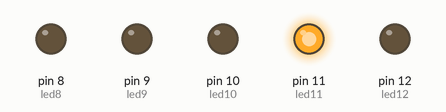
Bench run of a sketch on a simulated Arduino Uno, built with avr-gcc and run on an emulated ATmega328P. Shown: output pins drawn as LEDs (lit = HIGH).

Above: at 0.2 s.
At 0.85 s:
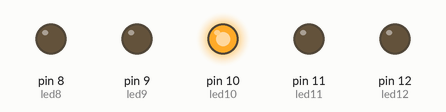
At 1.65 s:
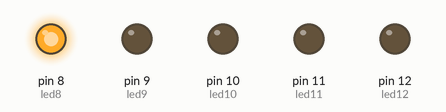
At 3.2 s:
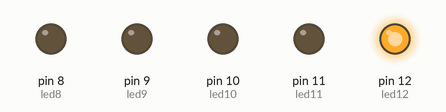
At 6.35 s:
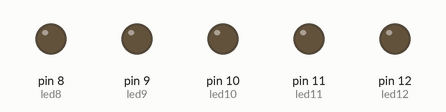
Timing chart, 0 to 8.3 s (numbered marks = the images above):
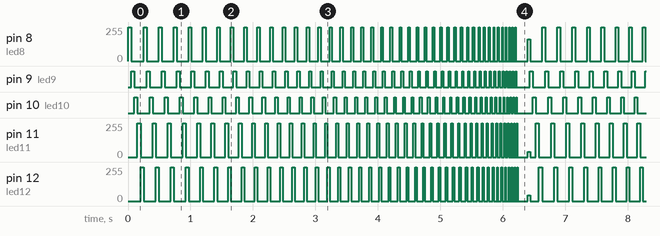

The sketch:

interupt_03_63010524.ino
```cpp
int led8 = 8;
int led9 = 9;
int led10 = 10;
int led11 = 11;
int led12 = 12;
int i;
void setup()
{
pinMode(led8, OUTPUT);
pinMode(led9, OUTPUT);
pinMode(led10, OUTPUT);
pinMode(led11, OUTPUT);
pinMode(led12, OUTPUT);
}
void loop()
{
for (i=50; i>0; i--)
{
  for(int j=1;j<2;j++)
{
digitalWrite(led8, HIGH);
delay(i);
digitalWrite(led8, LOW);
digitalWrite(led9, HIGH);
delay(i);
digitalWrite(led9, LOW);
digitalWrite(led10, HIGH);
delay(i);
digitalWrite(led10, LOW);
digitalWrite(led11, HIGH);
delay(i);
digitalWrite(led11, LOW);
digitalWrite(led12, HIGH);
delay(i);
digitalWrite(led12, LOW);
}
}
}
```

Measured:
- by itself, pin 8 (led8), pin 11 (led11), pin 12 (led12): moves between 0/255 and 255/255, repeating every 6.4 s
- by itself, pin 9 (led9): moves between LOW and HIGH, repeating every 6.2 s
- by itself, pin 10 (led10): moves between LOW and HIGH, repeating every 6.4 s
